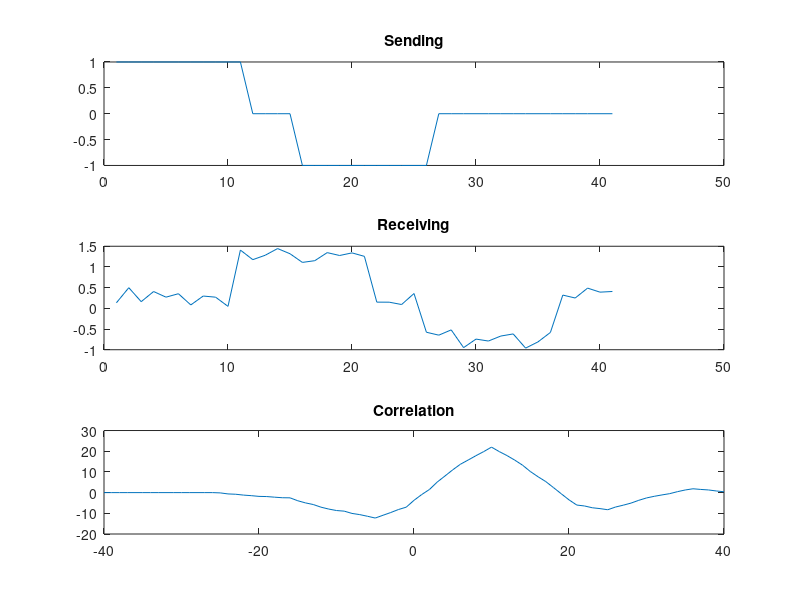

Here is the MATLAB script that generated this plot:
% x = [-3 2 -1 1];
t = 0:1:40;
s1 = t>=0 & t<=10;
s2 = (t>=15 & t<=25)*(-1);
% x = input("Enter X Value: ");
% n = length(x);
x = s1+s2;
subplot(3,1,1);
plot(x);
title("Sending")
s3 = t>=10 & t<=20;
s4 = (t>=25 & t<=35)*(-1);
y = s3+s4;
y = y+0.5*rand(size(y));
subplot(3,1,2);
plot(y);
title("Receiving");
r = xcorr(y,x);

maxim = -1;
indx = -1;
for i=1:length(r)
    if r(1,i) > maxim
        maxim = r(1,i);
        indx = i;
    end
end
% disp(r)
% disp(answ)
disp(indx-40-1);
subplot(3,1,3);
plot(-40:1:40,r);
title("Correlation");
% xlim([1 n+(n2-1)]);
% title("Built in");
% 
% subplot(4,1,4);
% stem(answ,'filled');
% xlim([1 n+(n2-1)]);
% title("Signal");
